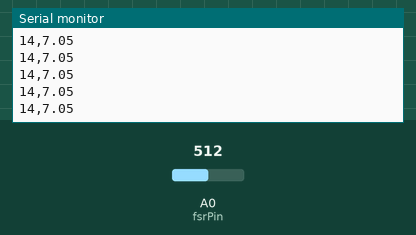
This sketch was run on a simulated Arduino Uno, built with avr-gcc and run on an emulated ATmega328P. Shown: the last lines printed to the serial monitor. Inputs (shaded band) come from the test bench; at power-on: A0 (fsrPin) = 512.

Above: at 1.2 s.
1.3 s: A0 (fsrPin) set to 147
At 1.9 s:
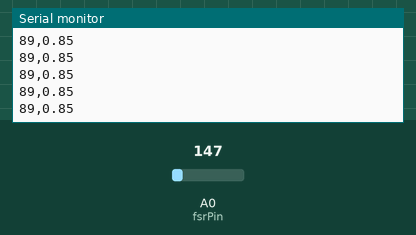
2.8 s: A0 (fsrPin) set to 133
At 3.4 s:
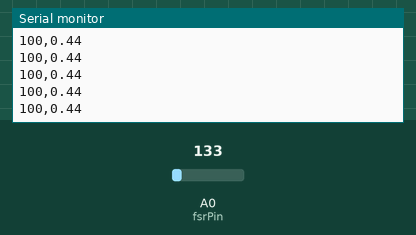
Timing chart, 0 to 5.8 s (numbered marks = the images above; inputs shaded):
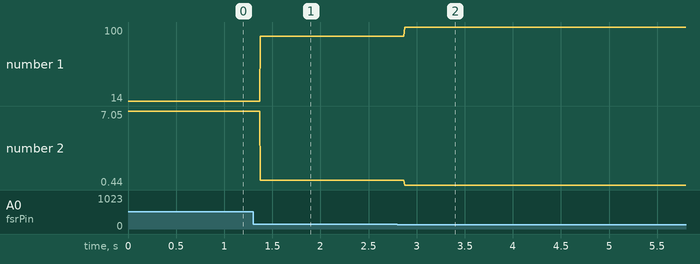

The sketch:

FSR_Processing.ino
```cpp
/* FSR testing sketch.

Connect one end of FSR to power, the other end to Analog 0.
Then connect one end of a 10K resistor from Analog 0 to ground

For more information see www.ladyada.net/learn/sensors/fsr.html */
// https://datasheet.lcsc.com/lcsc/1912111437_LEANSTAR-MD30-60-20kg_C406745.pdf

int fsrPin = 0;     // the FSR and 10K pulldown are connected to a0
int fsrReading;     // the analog reading from the FSR resistor divider
int fsrVoltage;     // the analog reading converted to voltage
unsigned long fsrResistance;  // The voltage converted to resistance, can be very big so make "long"
unsigned long extra_buffer_R;
unsigned long fsrConductance;
long fsrForce;       // Finally, the resistance converted to force
float fsrForce_kg;

void setup(void) {
  Serial.begin(9600);   // We'll send debugging information via the Serial monitor
}

void loop(void) {
  fsrReading = analogRead(fsrPin);
  //Serial.print("Analog reading = ");
  //Serial.println(fsrReading);

  // analog voltage reading ranges from about 0 to 1023 which maps to 0V to 5V (= 5000mV)
  fsrVoltage = map(fsrReading, 0, 1023, 0, 3300);
  //Serial.print("Voltage reading in mV = ");
  //Serial.println(fsrVoltage);

  if (fsrVoltage == 0) {
    //Serial.println("No pressure");
    fsrResistance = 0;
    Serial.print(fsrResistance);
    Serial.print(",");
    fsrForce_kg = 0;
    Serial.println(fsrForce_kg);
  } else {
    // The voltage = Vcc * R / (R + FSR) where R = 10K and Vcc = 5V
    // so FSR = ((Vcc - V) * R) / V        yay math!
    fsrResistance = 3300 - fsrVoltage;     // fsrVoltage is in millivolts so 5V = 5000mV
    extra_buffer_R = 5000; // adjust this as needed
    fsrResistance *= 10000 + extra_buffer_R;                // 10K resistor
    fsrResistance /= fsrVoltage;
    //Serial.print("FSR resistance in kohms = ");
    Serial.print(fsrResistance/1000);
    Serial.print(",");

    if (fsrResistance < 30000) {
      fsrForce_kg = 146591*pow((fsrResistance/1000), -1.15);
      //Serial.print("FSR force in kg = ");
      Serial.println(fsrForce_kg/1000);
    } else {
      fsrForce_kg = -38*(fsrResistance/1000) + 4235;
      //Serial.print("FSR force in kg = ");
      Serial.println(fsrForce_kg/1000);
    }
  }
  //Serial.println("--------------------");
  //delay(1000);
}
```

Measured:
- after the input at 1.3 s, the serial monitor: prints a new line after 0.08 s (image 1)
- after the input at 2.8 s, the serial monitor: prints a new line after 0.07 s (image 2)
- plotted number 1: 14 → 89 after the input at 1.3 s, 89 → 100 after the input at 2.8 s
- plotted number 2: 7.05 → 0.85 after the input at 1.3 s, 0.85 → 0.44 after the input at 2.8 s
